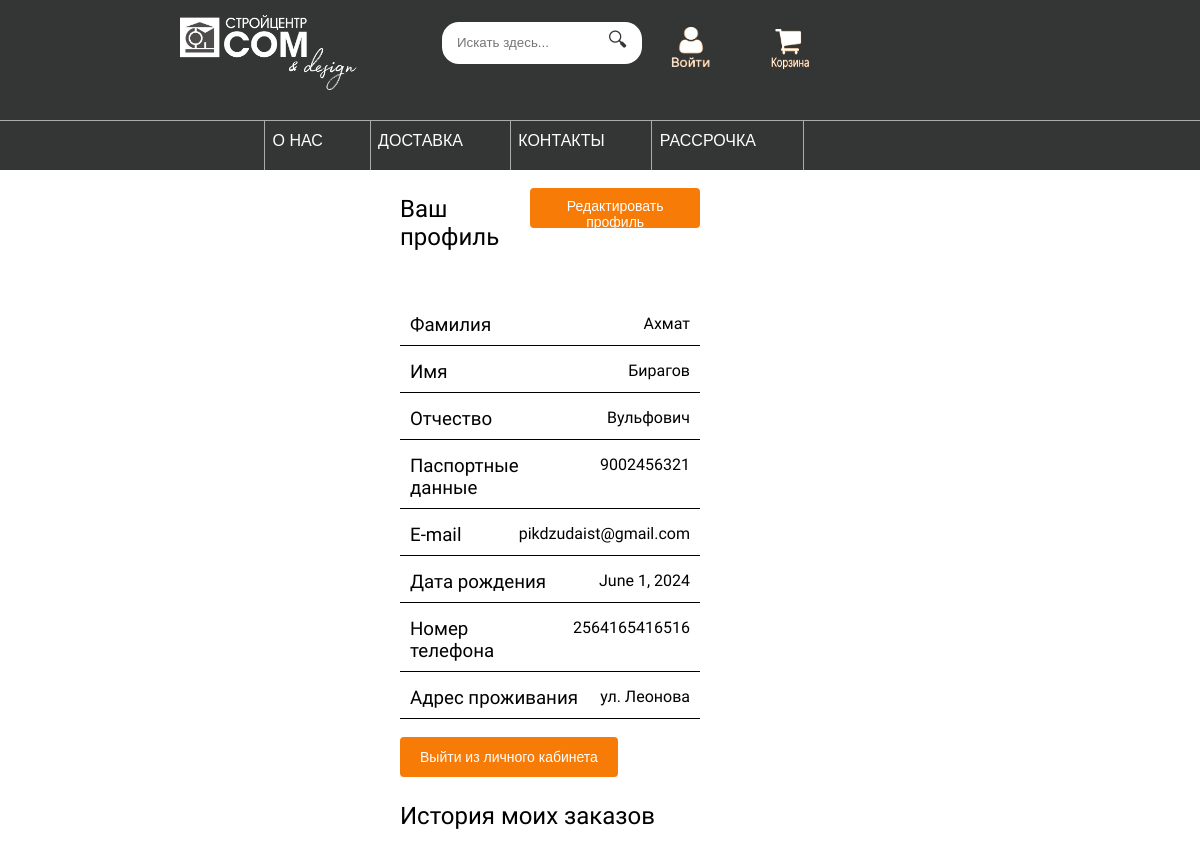
The app's page /account/profile/1/ (signed in), older data.
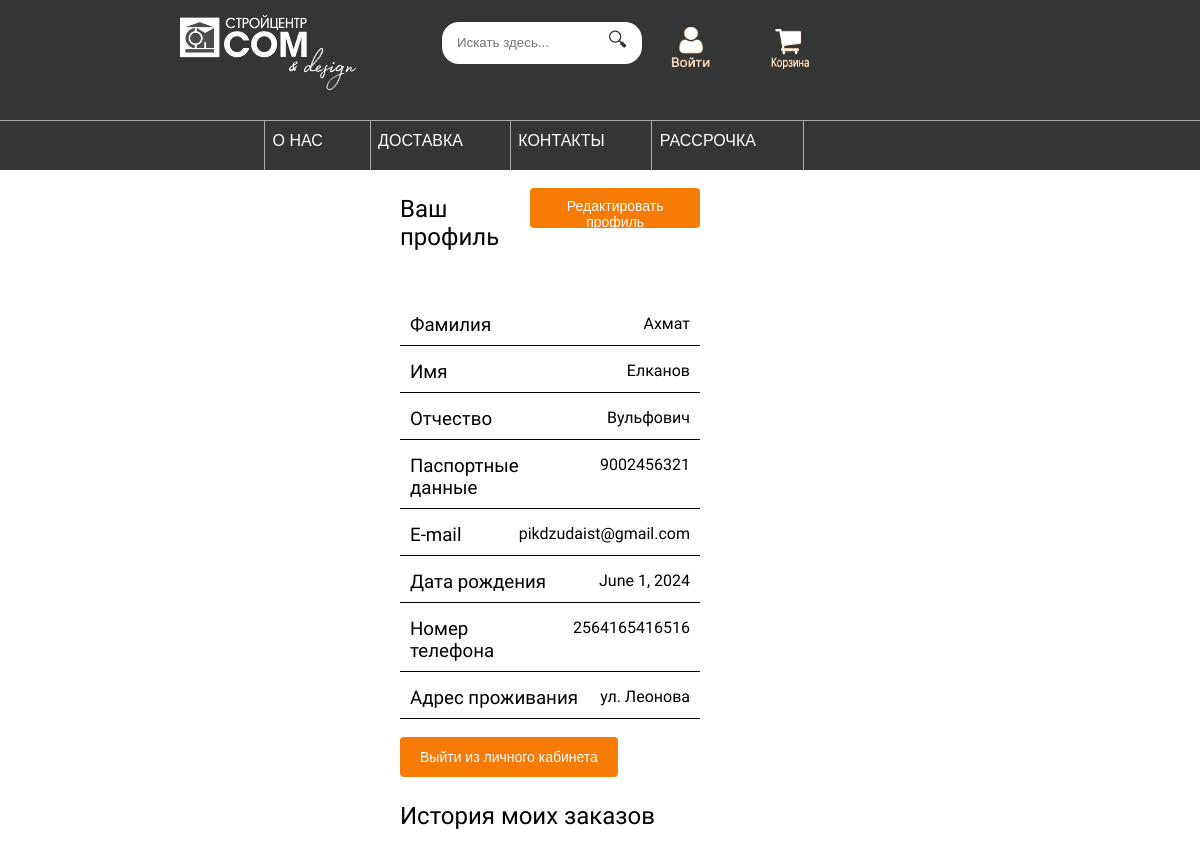
The same page, newer data.
### account/models.py (models this page shows)
class CustomUser(AbstractUser):
    username = models.CharField(max_length=250, blank=True, unique=True)
    middle_name = models.CharField(max_length=100, blank=True)
    passport = models.CharField(max_length=10, blank=True)
    born_date = models.DateField(blank=True, null=True)
    phone = models.CharField(max_length=20, blank=True)
    address = models.CharField(max_length=255, blank=True)

### account/views.py (the view)
# urls.py: path('profile/<int:user_id>/', views.profile, name='profile'),
@login_required
def profile(request, user_id):
    orders = Order.objects.filter(user=request.user)
    order_items = [OrderItem.objects.filter(order=order) for order in orders]
    products = [item.product for orders in order_items for item in orders]
    user = user_id
    profile = CustomUser.objects.get(id=user)
    return render(request,
                  'account/profile.html',
                  {'profile': profile, 'products': products})

### cart/cart.py (called while the page is built)
    def __len__(self):
        return sum(item['quantity'] for item in self.cart.values())

### cart/context_processors.py (called while the page is built)
def cart(request):
    cart = CartClass(request)
    end = ''
    if len(cart) > 1:
        if len(cart) < 5:
            end = 'а'
        else:
            end = 'ов'
    return {'cart': CartClass(request), 'end': end}

### account/templates/account/profile.html (shortened to what this page needs)
{% extends 'shop/base.html' %}
{% load static %}
{% block content %}
    <div class="profile-container">
        <div class="profile-data">
            <h2>Ваш профиль</h2>
            <a href="{% url 'account:edit' %}"><button class="beauty-button">Редактировать профиль</button></a>
        </div>
        <br>
        <div class="profile-data">
            <h3>Фамилия</h3>
            <h4>{{ profile.last_name }}</h4>
        </div>
        <div class="profile-data">
            <h3>Имя</h3>
            <h4>{{ profile.first_name }}</h4>
        </div>
        <div class="profile-data">
            <h3>Отчество</h3>
            <h4>{{ profile.middle_name }}</h4>
        </div>
        <div class="profile-data">
            <h3>Паспортные данные</h3>
            <h4>{{ profile.passport }}</h4>
        </div>
        <div class="profile-data">
            <h3>E-mail</h3>
            <h4>{{ profile.email }}</h4>
        </div>
        <div class="profile-data">
            <h3>Дата рождения</h3>
            <h4>{{ profile.born_date }}</h4>
        </div>
        <div class="profile-data">
            <h3>Номер телефона</h3>
            <h4>{{ profile.phone }}</h4>
        </div>
        <div class="profile-data">
            <h3>Адрес проживания</h3>
            <h4>{{ profile.address }}</h4>
        </div>
        <a href="{% url 'account:logout' %}"><button class="beauty-button">Выйти из личного кабинета</button></a>
        <h2>История моих заказов</h2>
    </div>
{% endblock %}

Row changes from the older to the newer data that the page shows:
changed CustomUser "Ахмат": first_name "Бирагов" → "Елканов"
